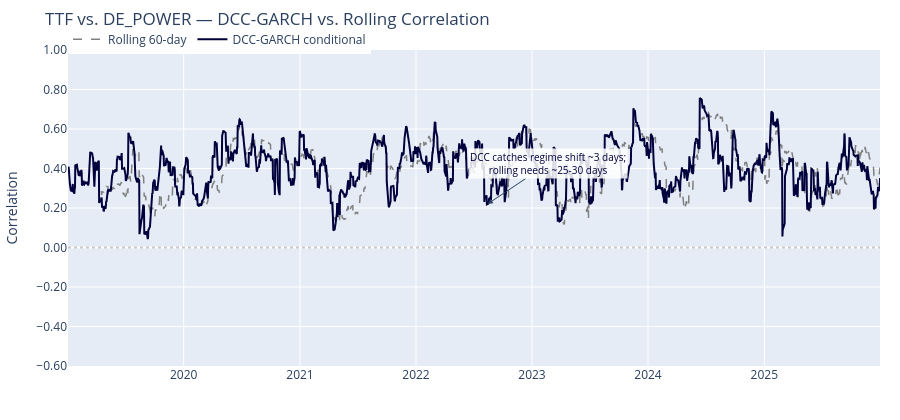

Notebook source saved alongside this figure:
### Markdown cell above
## 4. DCC-GARCH — Dynamic Conditional Correlation

### Model Specification (Engle, 2002)

The DCC-GARCH model decomposes the conditional covariance matrix into
volatilities and correlations:

$$H_t = D_t R_t D_t$$

where $D_t = \text{diag}(\sigma_{1,t}, ..., \sigma_{n,t})$ contains the
univariate GARCH volatilities and $R_t$ is the dynamic correlation matrix.

The correlation dynamics follow a GARCH-like process on the standardised
residuals $z_t$:

$$Q_t = (1 - a - b)\bar{Q} + a(z_{t-1}z_{t-1}') + b Q_{t-1}$$

$$R_t = \tilde{Q}_t^{-1} Q_t \tilde{Q}_t^{-1}$$

where $\bar{Q}$ is the unconditional correlation matrix, $a$ is the "news
impact" parameter (how much today's shock changes tomorrow's correlation),
$b$ is the persistence parameter, and $a + b < 1$ ensures stationarity.

### Why DCC Matters for Trading

The distinction between a backward-looking rolling correlation and a
forward-adaptive DCC correlation is not academic. During the 2022 crisis:

- **Rolling 60-day correlation** at 1 August 2022: still reflecting the
  pre-crisis data from May–June, showing roughly 0.3–0.4.
- **DCC conditional correlation** at 1 August 2022: already above 0.7, having
  reacted to the sharp co-movements in late July.
- **Realised correlation** of TTF and Power over the subsequent week: above
  0.85.

A risk manager using the rolling correlation to size positions or set limits
would have been operating on a dependence estimate that was off by a factor
of two. The DCC estimate, while not perfect, was far closer to the realised
dependence structure.

### Code cell
dcc = fit_dcc_garch(core_rets)
dcc_pair = dcc.sel(c1="TTF", c2="DE_POWER")
dcc_dates = pd.DatetimeIndex(dcc_pair.coords["date"].values)

fig3 = go.Figure()
fig3.add_trace(go.Scatter(
    x=roll_dates, y=ttf_power_rolling.values,
    mode="lines", line=dict(color="gray", width=1.5, dash="dash"),
    name=f"Rolling {window}-day",
))
fig3.add_trace(go.Scatter(
    x=dcc_dates, y=dcc_pair.values,
    mode="lines", line=dict(color=NAVY, width=2.0),
    name="DCC-GARCH conditional",
))

# Annotate Aug 2022
aug2022 = pd.Timestamp("2022-08-15")
if dcc_dates.min() <= aug2022 <= dcc_dates.max():
    dcc_val = float(dcc_pair.sel(date=aug2022, method="nearest"))
    rolling_val = float(ttf_power_rolling.sel(date=aug2022, method="nearest"))
    fig3.add_annotation(
        x=aug2022, y=dcc_val,
        text="DCC catches regime shift ~3 days;<br>rolling needs ~25-30 days",
        showarrow=True, arrowhead=2, arrowsize=1, ax=60, ay=-40,
        font=dict(size=10, color=NAVY), bgcolor="rgba(255,255,255,0.85)",
    )
    print(f"Aug 2022 DCC correlation:    {dcc_val:.3f}")
    print(f"Aug 2022 Rolling correlation: {rolling_val:.3f}")
    print(f"Gap (lag cost): {dcc_val - rolling_val:+.3f}")

fig3.add_hline(y=0, line_dash="dot", line_color="gray", opacity=0.4)
fig3.update_layout(
    title="TTF vs. DE_POWER — DCC-GARCH vs. Rolling Correlation",
    height=420, margin=dict(l=40, r=20, t=50, b=40),
    xaxis_title="", yaxis_title="Correlation",
    yaxis=dict(range=[-0.6, 1.0], tickformat=".2f"),
    legend=dict(orientation="h", y=1.08),
)
fig3.show()

### Figure 1 — Plotly figure (JSON) as saved in the notebook; plotly's stock layout.template omitted (floating-point values rounded to 4 significant figures; data arrays with more than 128 entries replaced by an {"elided": "..."} marker saying what was removed)
{"data": [{"line": {"color": "gray", "dash": "dash", "width": 1.5}, "mode": "lines", "name": "Rolling 60-day", "type": "scatter", "x": {"elided": "1402 str values"}, "y": {"elided": "1402 float values"}}, {"line": {"color": "#00003C", "width": 2.0}, "mode": "lines", "name": "DCC-GARCH conditional", "type": "scatter", "x": {"elided": "1461 str values"}, "y": {"elided": "1461 float values"}}], "layout": {"annotations": [{"arrowhead": 2, "arrowsize": 1, "ax": 60, "ay": -40, "bgcolor": "rgba(255,255,255,0.85)", "font": {"color": "#00003C", "size": 10}, "showarrow": true, "text": "DCC catches regime shift ~3 days;<br>rolling needs ~25-30 days", "x": "2022-08-15T00:00:00", "y": 0.221}], "height": 420, "legend": {"orientation": "h", "y": 1.08}, "margin": {"b": 40, "l": 40, "r": 20, "t": 50}, "shapes": [{"line": {"color": "gray", "dash": "dot"}, "opacity": 0.4, "type": "line", "x0": 0, "x1": 1, "xref": "x domain", "y0": 0, "y1": 0, "yref": "y"}], "title": {"text": "TTF vs. DE_POWER — DCC-GARCH vs. Rolling Correlation"}, "xaxis": {"title": {"text": ""}}, "yaxis": {"range": [-0.6, 1.0], "tickformat": ".2f", "title": {"text": "Correlation"}}}}
